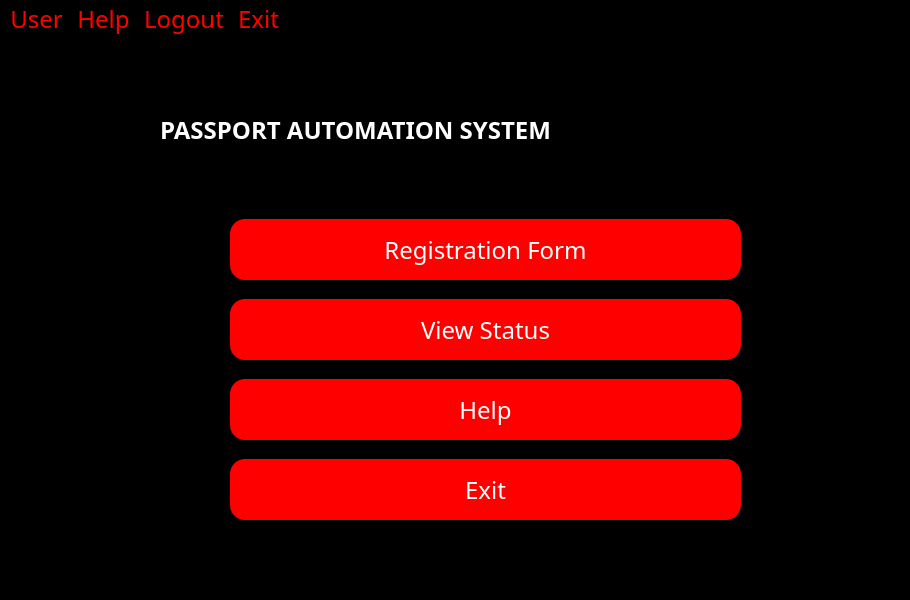
<?xml version="1.0" encoding="UTF-8"?>
<ui version="4.0">
 <class>MainWindow</class>
 <widget class="QMainWindow" name="MainWindow">
  <property name="geometry">
   <rect>
    <x>0</x>
    <y>0</y>
    <width>910</width>
    <height>600</height>
   </rect>
  </property>
  <property name="windowTitle">
   <string>MainWindow</string>
  </property>
  <property name="styleSheet">
   <string notr="true">*{
background:rgba;
font-family:century gothic;
font-size:24px;
}
QMenu
{
color:red;
font-family:century gothic;
}
QMenuBar
{
color:red;
font-family:century gothic;
}

QFrame
{
background:rgba;
border-radius:15px
}
QPushButton
{
background:red;
border-radius:60px;
}
QToolButton
{
background:red;
border-radius:60px;
}
QLabel
{
color:white;
background:transparent;
}
QPushButton
{
color:white;
border-radius:15px;
}
QPushButton:hover
{
color:#333;
border-radius:15px;
background:#49ebff;
}
QLineEdit
{
background:transparent;
border:none;
color:#717072;
border-bottom:1px solid #717072
}
</string>
  </property>
  <widget class="QWidget" name="centralwidget">
   <widget class="QFrame" name="frame">
    <property name="geometry">
     <rect>
      <x>60</x>
      <y>0</y>
      <width>811</width>
      <height>521</height>
     </rect>
    </property>
    <property name="frameShape">
     <enum>QFrame::StyledPanel</enum>
    </property>
    <property name="frameShadow">
     <enum>QFrame::Raised</enum>
    </property>
    <widget class="QPushButton" name="view_status">
     <property name="geometry">
      <rect>
       <x>170</x>
       <y>260</y>
       <width>511</width>
       <height>61</height>
      </rect>
     </property>
     <property name="styleSheet">
      <string notr="true">QPushButton{
font-weight: bold;
font-size: 30px;
};</string>
     </property>
     <property name="text">
      <string>View Status</string>
     </property>
    </widget>
    <widget class="QPushButton" name="exit">
     <property name="geometry">
      <rect>
       <x>170</x>
       <y>420</y>
       <width>511</width>
       <height>61</height>
      </rect>
     </property>
     <property name="styleSheet">
      <string notr="true">QPushButton{
font-weight: bold;
font-size: 30px;
};</string>
     </property>
     <property name="text">
      <string>Exit</string>
     </property>
    </widget>
    <widget class="QPushButton" name="register_2">
     <property name="geometry">
      <rect>
       <x>170</x>
       <y>180</y>
       <width>511</width>
       <height>61</height>
      </rect>
     </property>
     <property name="styleSheet">
      <string notr="true">QPushButton{
font-weight: bold;
font-size: 30px;
};</string>
     </property>
     <property name="text">
      <string>Registration Form</string>
     </property>
    </widget>
    <widget class="QLabel" name="label">
     <property name="geometry">
      <rect>
       <x>100</x>
       <y>70</y>
       <width>621</width>
       <height>41</height>
      </rect>
     </property>
     <property name="font">
      <font>
       <family>century gothic</family>
       <pointsize>-1</pointsize>
       <weight>75</weight>
       <bold>true</bold>
      </font>
     </property>
     <property name="styleSheet">
      <string notr="true">QLabel{
color:red;
font-weight: bold;
font-size: 40px;
};</string>
     </property>
     <property name="text">
      <string>PASSPORT AUTOMATION SYSTEM</string>
     </property>
    </widget>
    <widget class="QPushButton" name="help">
     <property name="geometry">
      <rect>
       <x>170</x>
       <y>340</y>
       <width>511</width>
       <height>61</height>
      </rect>
     </property>
     <property name="styleSheet">
      <string notr="true">QPushButton{
font-weight: bold;
font-size: 30px;
};</string>
     </property>
     <property name="text">
      <string>Help</string>
     </property>
    </widget>
    <widget class="QToolButton" name="toolButton">
     <property name="geometry">
      <rect>
       <x>730</x>
       <y>50</y>
       <width>131</width>
       <height>91</height>
      </rect>
     </property>
     <property name="styleSheet">
      <string notr="true">QToolButton
{
background:black;
}</string>
     </property>
     <property name="text">
      <string/>
     </property>
     <property name="icon">
      <iconset>
       <normaloff>pass1.png</normaloff>pass1.png</iconset>
     </property>
     <property name="iconSize">
      <size>
       <width>360</width>
       <height>360</height>
      </size>
     </property>
    </widget>
   </widget>
  </widget>
  <widget class="QMenuBar" name="menubar">
   <property name="geometry">
    <rect>
     <x>0</x>
     <y>0</y>
     <width>910</width>
     <height>36</height>
    </rect>
   </property>
   <widget class="QMenu" name="menuUser">
    <property name="styleSheet">
     <string notr="true">QMenuBar
{
color:black;
}</string>
    </property>
    <property name="title">
     <string>User</string>
    </property>
    <addaction name="actionRegistration_Form"/>
    <addaction name="actionView_Status"/>
   </widget>
   <widget class="QMenu" name="menuhelp">
    <property name="title">
     <string>Help</string>
    </property>
   </widget>
   <widget class="QMenu" name="menuLogout">
    <property name="title">
     <string>Logout</string>
    </property>
   </widget>
   <widget class="QMenu" name="menuExit">
    <property name="title">
     <string>Exit</string>
    </property>
   </widget>
   <addaction name="menuUser"/>
   <addaction name="menuhelp"/>
   <addaction name="menuLogout"/>
   <addaction name="menuExit"/>
  </widget>
  <widget class="QStatusBar" name="statusbar"/>
  <action name="actionRegistration_Form">
   <property name="text">
    <string>Registration Form</string>
   </property>
  </action>
  <action name="actionView_Status">
   <property name="text">
    <string>View Status</string>
   </property>
  </action>
 </widget>
 <resources/>
 <connections/>
</ui>
